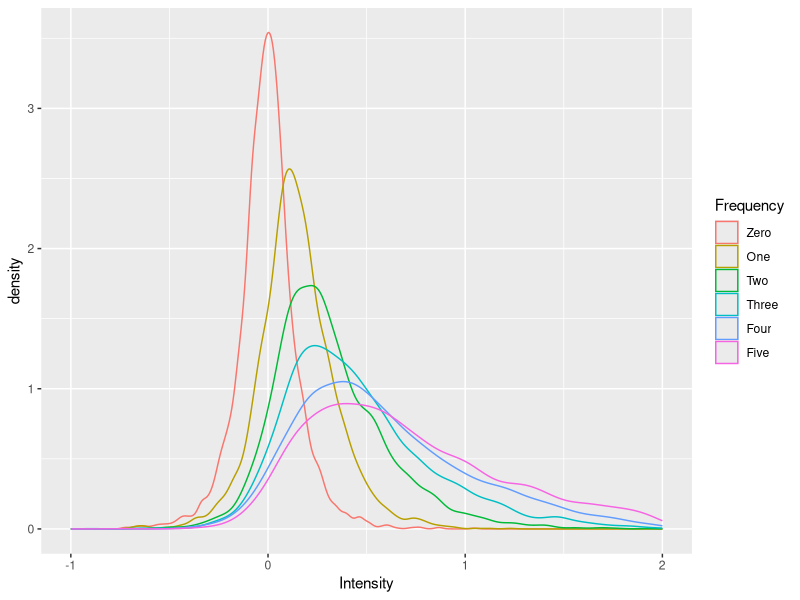

Write the R code that produced this figure.
## ---- chunk 1
library(tidyverse)
set.seed(30)

# Activation function (borrowed from Matt) for a single probe (i.e. a probe vector)

get_activations_3 <- function(probe, mem) {
  
  as.numeric(((probe %*% t(mem)) / rowSums(t((probe == 0) * t(mem == 0)) == 0))^3)
}

# Item generation function (borrowed from Matt)

generate_item <- function(item_size=20,prob=c(1/3,1/3,1/3)){
  item <- sample(c(1,0,-1),
           size = item_size,
           replace = TRUE,
           prob = prob)
  return(item)
}

# Item matrix (original, before applying learning rate) function

gen_item_matrix <- function(matrix_size = 20, item_size = 20, prob = c(1/3, 1/3, 1/3)) {
  item_matrix <- t(replicate(n = matrix_size, generate_item()))
  return(item_matrix)
}

# Form secondary memory -- create encoded matrix (i.e. apply learning rate) and input varying frequencies of items

gen_secondary_mem <- function(item_matrix, l_value = .5, max_num_of_copies = 5) {
  learning_matrix <- replicate(n = ncol(item_matrix), sample(c(0,1), size = nrow(item_matrix), prob = c(1 - l_value, l_value), replace = TRUE))
  encoded_matrix <- item_matrix * learning_matrix
  
  freq_multiplier <- c()
  for (i in 1:max_num_of_copies) {
    current_multiplier <- rep(i, nrow(encoded_matrix)/max_num_of_copies)
    freq_multiplier <- c(freq_multiplier, current_multiplier)
  }
  secondary_memory <- c()
  for(i in 1:nrow(encoded_matrix)) {
    current_rows <- matrix(encoded_matrix[i , ], nrow = freq_multiplier[i], ncol = ncol(encoded_matrix), byrow = TRUE)
    secondary_memory <- rbind(secondary_memory, current_rows)
  }
 return(secondary_memory)
}

# Form probe matrix i.e. item_matrix + 4 more random items

gen_probes <- function(item_matrix, max_num_of_copies = 5) {
  random_items <- t(replicate(n = nrow(item_matrix)/max_num_of_copies, generate_item()))
  probe_matrix <- rbind(random_items, item_matrix)
  return(probe_matrix)
}

# Calculate activations for multiple probes

calc_activs_for_mult_probes <- function(probe_matrix, secondary_memory) {
  activations_matrix <- c()
  for(i in 1:nrow(probe_matrix)) {
    current_activs <- get_activations_3(probe_matrix[i, ], secondary_memory)
    activations_matrix <- rbind(activations_matrix, current_activs)
  }
  return(activations_matrix)
}

# Convert activations matrix to transformed intensity matrix ready for plotting

convert_to_intensity_mat <- function(activations_matrix, max_num_of_copies = 5) {
  intensity_vector <- rowSums(activations_matrix)
  intensity_matrix <- matrix(intensity_vector, nrow = max_num_of_copies + 1, ncol = nrow(activations_matrix)/(max_num_of_copies+1), byrow = TRUE)
  return(intensity_matrix)
}
## ---- chunk 2
# Overall simulation function

sim_intensity_once <- function(matrix_size = 20, item_size = 20, prob = c(1/3, 1/3, 1/3), l_value = .5, max_num_of_copies = 5) {
  item_matrix <- gen_item_matrix()
  secondary_memory <- gen_secondary_mem(item_matrix)
  probe_matrix <- gen_probes(item_matrix)
  activations_matrix <- calc_activs_for_mult_probes(probe_matrix, secondary_memory)
  intensity_matrix <- convert_to_intensity_mat(activations_matrix)
  return(intensity_matrix)
}

sim_intensity_multiple <- function(n_of_sim, matrix_size = 20, item_size = 20, prob = c(1/3, 1/3, 1/3), l_value = .5, max_num_of_copies = 5) {
  raw_intensity_matrix <- c()
  for(i in 1:n_of_sim) {
    temp_intensity <- sim_intensity_once()
    raw_intensity_matrix <- cbind(raw_intensity_matrix, temp_intensity)
  }
  row_names <- as.data.frame(c("Zero", "One", "Two", "Three", "Four", "Five"))
  names(row_names) <- "Frequency"
  intensity_df <- bind_cols(row_names, data.frame(raw_intensity_matrix)) %>%
      pivot_longer(!Frequency, names_to = "Drop", values_to = "Intensity") %>% select("Frequency", "Intensity")
  return(intensity_df)
}
## ---- chunk 3

df_intensity <- sim_intensity_multiple(1000)
df_intensity$Frequency <- factor(df_intensity$Frequency, levels = c("Zero", "One", "Two", "Three", "Four", "Five"))
ggplot(df_intensity, aes(x = Intensity, color = Frequency)) + geom_density(show.legend = TRUE) + xlim(-1, 2)
